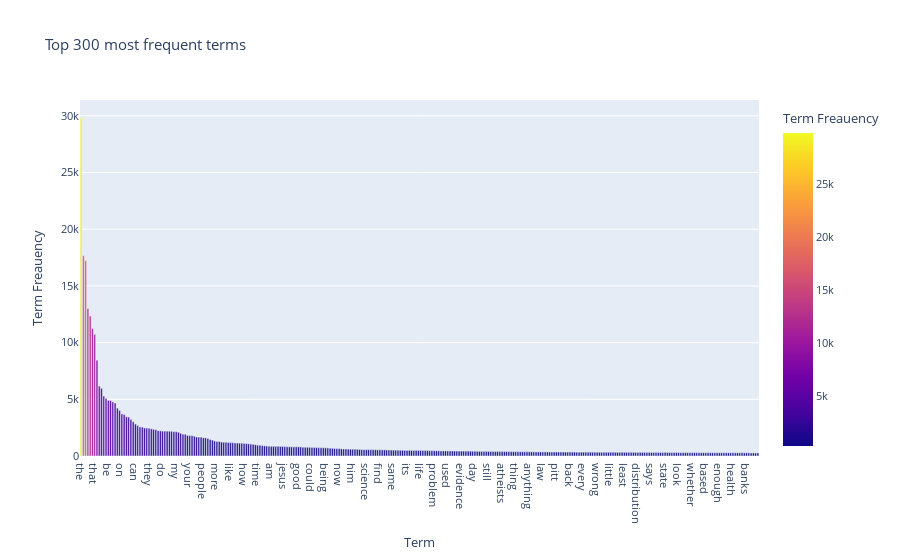

Here is the notebook cell this chart was saved with:
### Markdown cell above
### >>> **Exercise 14 (take home):** 
Additionally, you can attempt to sort the terms on the `x-axis` by frequency instead of in alphabetical order. This way the visualization is more meaninfgul and you will be able to observe the so called [long tail](https://en.wikipedia.org/wiki/Long_tail) (get familiar with this term since it will appear a lot in data mining and other statistics courses). see picture below

### Code cell
# i select the top 300 most frequent terms
x = [i for i in count_vect.get_feature_names_out()]
y, x = zip(*sorted(zip(l, x)))
y = list(reversed(y))
x = list(reversed(x))
df = pd.DataFrame({'Term': x[:300], 'Term Freauency': y[:300]})
fig = px.bar(df, x='Term', y='Term Freauency',
             hover_data=['Term', 'Term Freauency'], color='Term Freauency',
             title=' Top 300 most frequent terms'
            )
fig.update_layout(font_size=11)
fig.show()

### Figure 1 — Plotly figure (JSON) as saved in the notebook; plotly's stock layout.template omitted (floating-point values rounded to 4 significant figures; data arrays with more than 128 entries replaced by an {"elided": "..."} marker saying what was removed)
{"data": [{"alignmentgroup": "True", "hovertemplate": "Term=%{x}<br>Term Freauency=%{marker.color}<extra></extra>", "legendgroup": "", "marker": {"color": {"elided": "300 int values"}, "coloraxis": "coloraxis", "pattern": {"shape": ""}}, "name": "", "offsetgroup": "", "orientation": "v", "showlegend": false, "textposition": "auto", "type": "bar", "x": {"elided": "300 str values"}, "xaxis": "x", "y": {"elided": "300 int values"}, "yaxis": "y"}], "layout": {"barmode": "relative", "coloraxis": {"colorbar": {"title": {"text": "Term Freauency"}}, "colorscale": [[0, "#0d0887"], [0.1111, "#46039f"], [0.2222, "#7201a8"], [0.3333, "#9c179e"], [0.4444, "#bd3786"], [0.5556, "#d8576b"], [0.6667, "#ed7953"], [0.7778, "#fb9f3a"], [0.8889, "#fdca26"], [1, "#f0f921"]]}, "font": {"size": 11}, "legend": {"tracegroupgap": 0}, "title": {"text": " Top 300 most frequent terms"}, "xaxis": {"anchor": "y", "domain": [0, 1], "title": {"text": "Term"}}, "yaxis": {"anchor": "x", "domain": [0, 1], "title": {"text": "Term Freauency"}}}}
